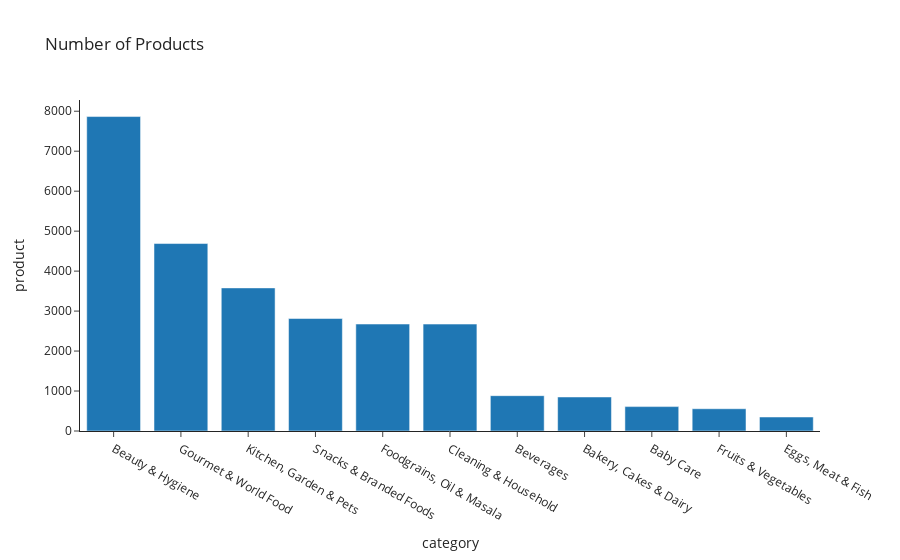

The notebook cell this image was saved under:
### Code cell
px.bar(products_per_category, x='category', y='product', template='simple_white', title='Number of Products')

### Figure 1 — Plotly figure (JSON) as saved in the notebook; plotly's stock layout.template omitted (floating-point values rounded to 4 significant figures)
{"data": [{"alignmentgroup": "True", "hovertemplate": "category=%{x}<br>product=%{y}<extra></extra>", "legendgroup": "", "marker": {"color": "#1F77B4", "pattern": {"shape": ""}}, "name": "", "offsetgroup": "", "orientation": "v", "showlegend": false, "textposition": "auto", "type": "bar", "x": ["Beauty & Hygiene", "Gourmet & World Food", "Kitchen, Garden & Pets", "Snacks & Branded Foods", "Foodgrains, Oil & Masala", "Cleaning & Household", "Beverages", "Bakery, Cakes & Dairy", "Baby Care", "Fruits & Vegetables", "Eggs, Meat & Fish"], "xaxis": "x", "y": [7867, 4690, 3580, 2814, 2676, 2675, 884, 851, 610, 557, 350], "yaxis": "y"}], "layout": {"barmode": "relative", "legend": {"tracegroupgap": 0}, "title": {"text": "Number of Products"}, "xaxis": {"anchor": "y", "domain": [0, 1], "title": {"text": "category"}}, "yaxis": {"anchor": "x", "domain": [0, 1], "title": {"text": "product"}}}}
